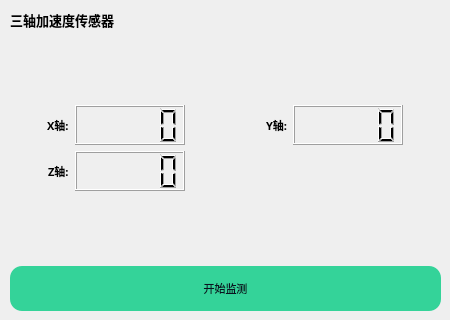
            <widget class="QWidget" name="widget_acceleration" native="true">
             <property name="minimumSize">
              <size>
               <width>450</width>
               <height>320</height>
              </size>
             </property>
             <property name="maximumSize">
              <size>
               <width>450</width>
               <height>320</height>
              </size>
             </property>
             <property name="styleSheet">
              <string notr="true">QWidget#widget_acceleration
{
    background-color: #0f172a;
    border: 1px solid #1f2937;
    border-radius: 18px;
}
</string>
             </property>
             <widget class="QWidget" name="layoutWidget_7">
              <property name="geometry">
               <rect>
                <x>10</x>
                <y>10</y>
                <width>431</width>
                <height>301</height>
               </rect>
              </property>
              <layout class="QVBoxLayout" name="v_layout_acceleration">
               <item>
                <widget class="QLabel" name="label_text_sensor_acceleration">
                 <property name="font">
                  <font>
                   <family>Noto Sans S Chinese Black</family>
                   <pointsize>10</pointsize>
                   <weight>75</weight>
                   <bold>true</bold>
                  </font>
                 </property>
                 <property name="text">
                  <string>三轴加速度传感器</string>
                 </property>
                </widget>
               </item>
               <item>
                <spacer name="v_spacer_acceleration_1">
                 <property name="orientation">
                  <enum>Qt::Vertical</enum>
                 </property>
                 <property name="sizeHint" stdset="0">
                  <size>
                   <width>20</width>
                   <height>40</height>
                  </size>
                 </property>
                </spacer>
               </item>
               <item>
                <layout class="QGridLayout" name="g_layout_acceleration">
                 <item row="0" column="0">
                  <layout class="QHBoxLayout" name="h_layout_x">
                   <item>
                    <spacer name="h_spacer_x_1">
                     <property name="orientation">
                      <enum>Qt::Horizontal</enum>
                     </property>
                     <property name="sizeHint" stdset="0">
                      <size>
                       <width>40</width>
                       <height>20</height>
                      </size>
                     </property>
                    </spacer>
                   </item>
                   <item>
                    <widget class="QLabel" name="label_text_sensor_acceleration_2">
                     <property name="font">
                      <font>
                       <family>Noto Sans S Chinese Black</family>
                       <pointsize>8</pointsize>
                       <weight>75</weight>
                       <bold>true</bold>
                      </font>
                     </property>
                     <property name="text">
                      <string>X轴:</string>
                     </property>
                    </widget>
                   </item>
                   <item>
                    <widget class="QLCDNumber" name="lcd_number_x">
                     <property name="minimumSize">
                      <size>
                       <width>110</width>
                       <height>40</height>
                      </size>
                     </property>
                     <property name="maximumSize">
                      <size>
                       <width>110</width>
                       <height>40</height>
                      </size>
                     </property>
                     <property name="font">
                      <font>
                       <pointsize>20</pointsize>
                       <weight>75</weight>
                       <bold>true</bold>
                      </font>
                     </property>
                    </widget>
                   </item>
                   <item>
                    <spacer name="h_spacer_x_2">
                     <property name="orientation">
                      <enum>Qt::Horizontal</enum>
                     </property>
                     <property name="sizeHint" stdset="0">
                      <size>
                       <width>40</width>
                       <height>20</height>
                      </size>
                     </property>
                    </spacer>
                   </item>
                  </layout>
                 </item>
                 <item row="0" column="1">
                  <layout class="QHBoxLayout" name="h_layout_y">
                   <item>
                    <spacer name="h_spacer_y_1">
                     <property name="orientation">
                      <enum>Qt::Horizontal</enum>
                     </property>
                     <property name="sizeHint" stdset="0">
                      <size>
                       <width>40</width>
                       <height>20</height>
                      </size>
                     </property>
                    </spacer>
                   </item>
                   <item>
                    <widget class="QLabel" name="label_text_sensor_acceleration_3">
                     <property name="font">
                      <font>
                       <family>Noto Sans S Chinese Black</family>
                       <pointsize>8</pointsize>
                       <weight>75</weight>
                       <bold>true</bold>
                      </font>
                     </property>
                     <property name="text">
                      <string>Y轴:</string>
                     </property>
                    </widget>
                   </item>
                   <item>
                    <widget class="QLCDNumber" name="lcd_number_y">
                     <property name="minimumSize">
                      <size>
                       <width>110</width>
                       <height>40</height>
                      </size>
                     </property>
                     <property name="maximumSize">
                      <size>
                       <width>110</width>
                       <height>40</height>
                      </size>
                     </property>
                     <property name="font">
                      <font>
                       <pointsize>20</pointsize>
                       <weight>75</weight>
                       <bold>true</bold>
                      </font>
                     </property>
                    </widget>
                   </item>
                   <item>
                    <spacer name="h_spacer_y_2">
                     <property name="orientation">
                      <enum>Qt::Horizontal</enum>
                     </property>
                     <property name="sizeHint" stdset="0">
                      <size>
                       <width>40</width>
                       <height>20</height>
                      </size>
                     </property>
                    </spacer>
                   </item>
                  </layout>
                 </item>
                 <item row="1" column="0">
                  <layout class="QHBoxLayout" name="h_layout_z">
                   <item>
                    <spacer name="h_spacer_z_1">
                     <property name="orientation">
                      <enum>Qt::Horizontal</enum>
                     </property>
                     <property name="sizeHint" stdset="0">
                      <size>
                       <width>40</width>
                       <height>20</height>
                      </size>
                     </property>
                    </spacer>
                   </item>
                   <item>
                    <widget class="QLabel" name="label_text_sensor_acceleration_4">
                     <property name="font">
                      <font>
                       <family>Noto Sans S Chinese Black</family>
                       <pointsize>8</pointsize>
                       <weight>75</weight>
                       <bold>true</bold>
                      </font>
                     </property>
                     <property name="text">
                      <string>Z轴:</string>
                     </property>
                    </widget>
                   </item>
                   <item>
                    <widget class="QLCDNumber" name="lcd_number_z">
                     <property name="minimumSize">
                      <size>
                       <width>110</width>
                       <height>40</height>
                      </size>
                     </property>
                     <property name="maximumSize">
                      <size>
                       <width>110</width>
                       <height>40</height>
                      </size>
                     </property>
                     <property name="font">
                      <font>
                       <pointsize>20</pointsize>
                       <weight>75</weight>
                       <bold>true</bold>
                      </font>
                     </property>
                    </widget>
                   </item>
                   <item>
                    <spacer name="h_spacer_z_2">
                     <property name="orientation">
                      <enum>Qt::Horizontal</enum>
                     </property>
                     <property name="sizeHint" stdset="0">
                      <size>
                       <width>40</width>
                       <height>20</height>
                      </size>
                     </property>
                    </spacer>
                   </item>
                  </layout>
                 </item>
                </layout>
               </item>
               <item>
                <spacer name="v_spacer_acceleration_2">
                 <property name="orientation">
                  <enum>Qt::Vertical</enum>
                 </property>
                 <property name="sizeHint" stdset="0">
                  <size>
                   <width>20</width>
                   <height>40</height>
                  </size>
                 </property>
                </spacer>
               </item>
               <item>
                <widget class="QPushButton" name="button_acceleration">
                 <property name="minimumSize">
                  <size>
                   <width>0</width>
                   <height>45</height>
                  </size>
                 </property>
                 <property name="font">
                  <font>
                   <family>Noto Sans S Chinese Medium</family>
                   <pointsize>8</pointsize>
                  </font>
                 </property>
                 <property name="styleSheet">
                  <string notr="true">QPushButton#button_acceleration {
    background-color: #34d399;
    color: #0b1220;
    border-radius: 12px;
}

QPushButton#button_acceleration:hover {
    background-color: #22c55e;
}

QPushButton#button_acceleration:pressed {
    background-color: #16a34a;
}
</string>
                 </property>
                 <property name="text">
                  <string>开始监测</string>
                 </property>
                </widget>
               </item>
              </layout>
             </widget>
            </widget>
